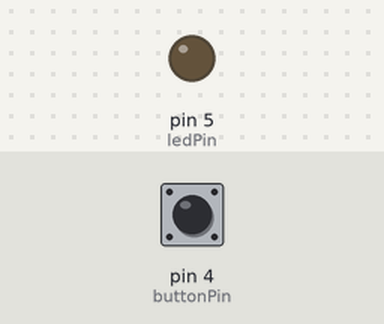
The sketch below on a simulated Arduino Uno, built with avr-gcc and run on an emulated ATmega328P. On the bench: output pins drawn as LEDs (lit = HIGH). The test bench sets the inputs (shaded band); at power-on: pin 4 (buttonPin) HIGH. What the sketch prints to the serial monitor is not drawn.

Above: at 1.2 s.
1.3 s: pin 4 (buttonPin) pulled LOW for 0.15 s
At 1.37 s:
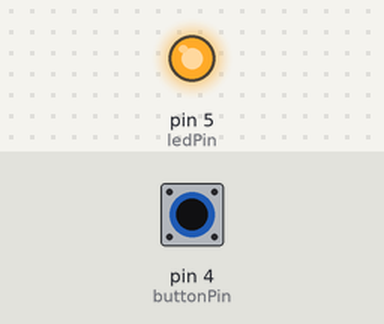
2.9 s: pin 4 (buttonPin) pulled LOW for 3.2 s
At 7.1 s:
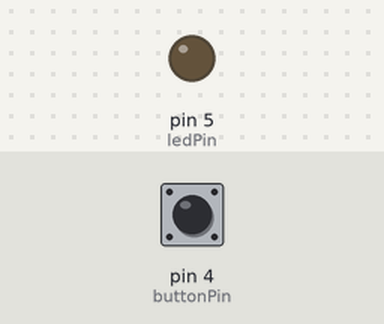
Timing chart, 0 to 8.6 s (numbered marks = the images above; inputs shaded):
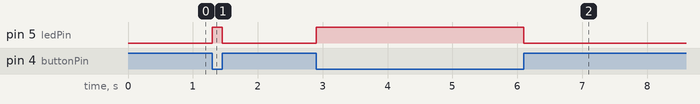

The sketch:

Assignment2.ino
```cpp
const int buttonPin = 4;
const int ledPin = 5;
int buttonState = 0;

void setup() {
  Serial.begin(115200);
  pinMode(buttonPin, INPUT_PULLUP); // 내부 풀업 사용
  pinMode(ledPin, OUTPUT);
}

void loop() {
  buttonState = digitalRead(buttonPin);
  Serial.println(buttonState);  // 누르면 0, 떼면 1
  if (buttonState == LOW) {     // 버튼 누를 때
    digitalWrite(ledPin, HIGH); // LED 켜기
  } else {
    digitalWrite(ledPin, LOW);  // LED 끄기
  }
}
```

Measured:
- after the input at 1.3 s, pin 5 (ledPin): LOW → HIGH at once, → LOW 0.15 s later
- after the input at 2.9 s, pin 5 (ledPin): LOW → HIGH at once, → LOW 3.2 s later
